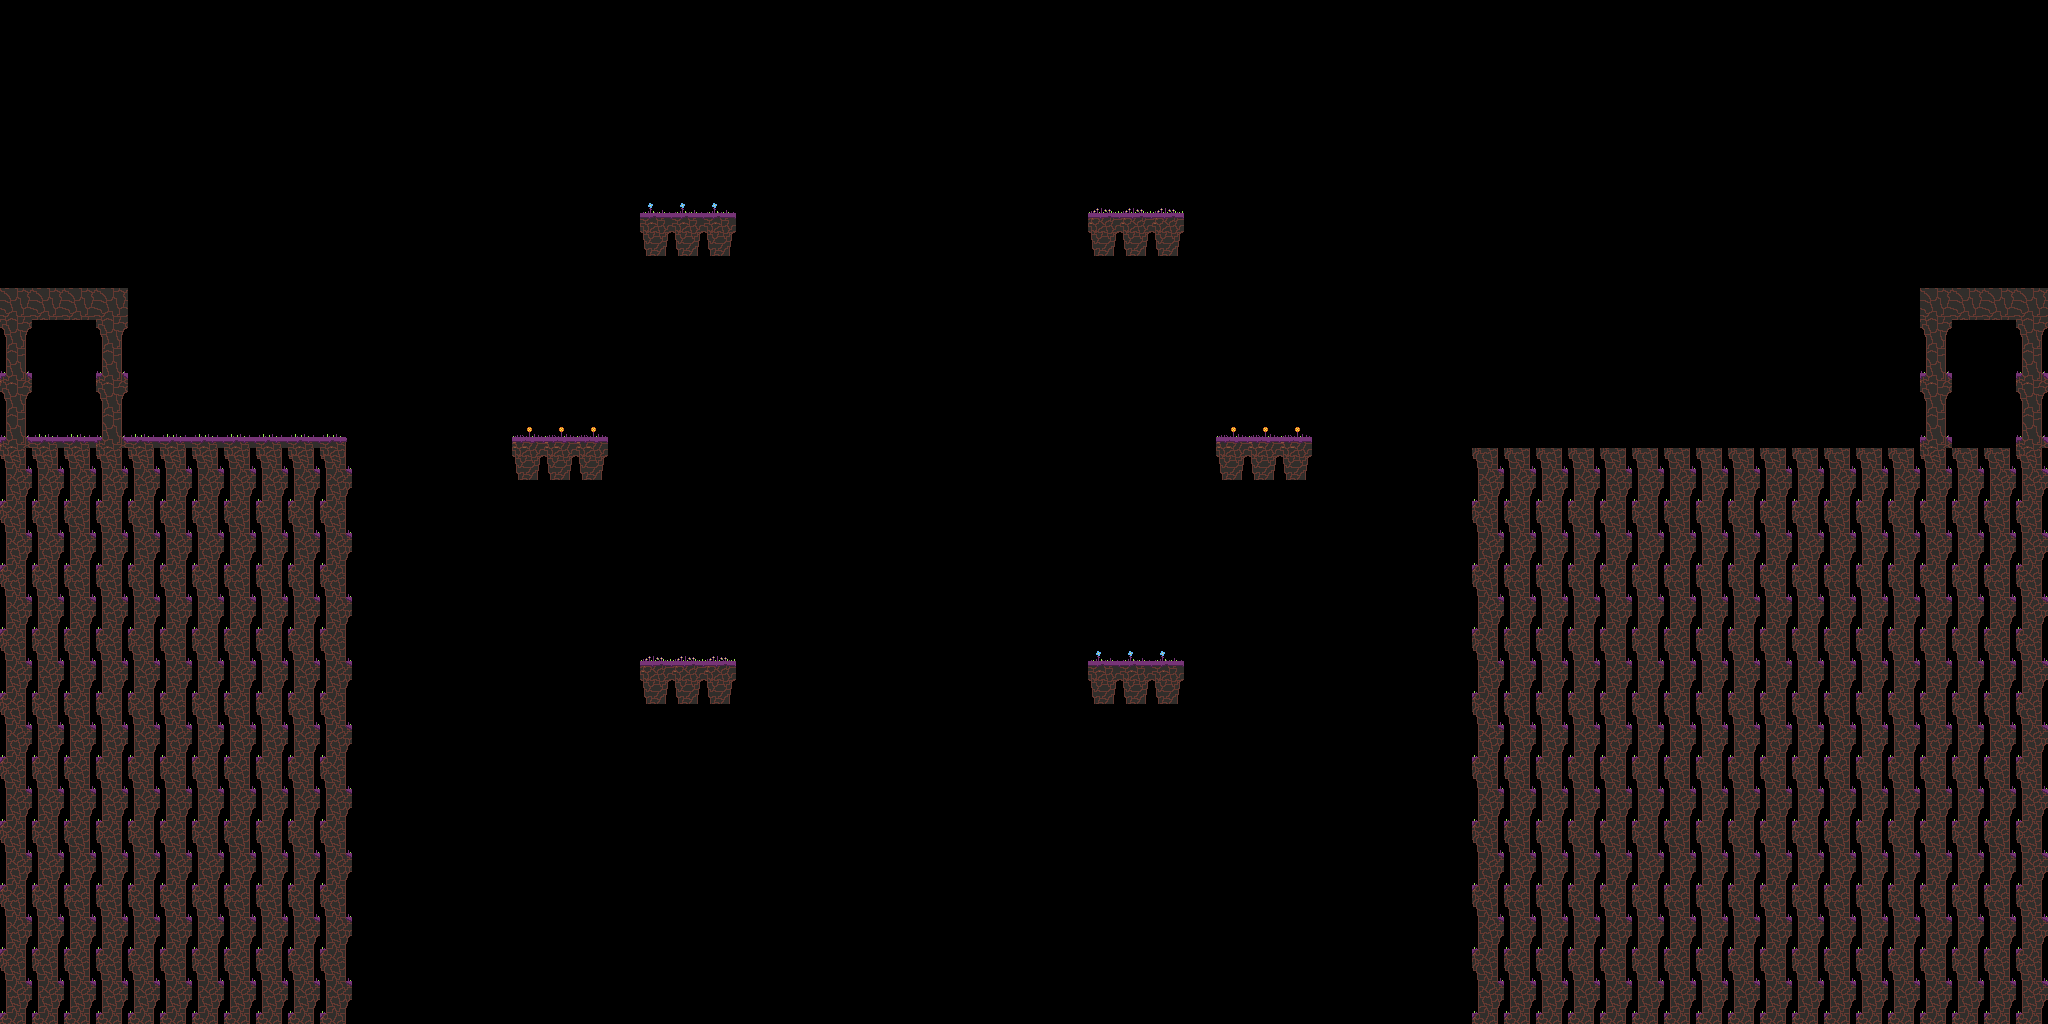

This game map was drawn from its Tiled (.tmx) file and the tilesets committed beside it. A one-line description and the trimmed map source follow:
An orthogonal 64x32 tile map with 32x32 px tiles, 2 tile layers (Capa de patrones 1, Capa de patrones 2) and 7 objects (3x dialog, boss, teleport, start, end).

<map version="1.4" tiledversion="1.4.1" orientation="orthogonal" renderorder="right-down" width="64" height="32" tilewidth="32" tileheight="32" infinite="0" nextlayerid="4" nextobjectid="10">
 <tileset firstgid="1" name="level1b" tilewidth="32" tileheight="32" tilecount="135" columns="9">
  <image source="level1b.png" width="288" height="480" />
 </tileset>
 <layer id="1" name="Capa de patrones 1" width="64" height="32" tintcolor="#ff00ea">
  <data>[2048 cells, 548 non-empty, 5 distinct tile ids]</data>
 </layer>
 <objectgroup id="2" name="Capa de Objetos 1">
  <object id="2" type="boss" x="820" y="286" width="176" height="342" />
  <object id="3" type="teleport" x="360" y="1021" width="1114" height="3" />
  <object id="4" type="dialog" x="125.667" y="231.666" width="226.333" height="204.667">
   <properties>
    <property name="text" value="This must be the witch lair" />
   </properties>
  </object>
  <object id="5" type="start" x="32.6667" y="353.667" width="63" height="82.3333" />
  <object id="6" type="end" x="1950.96" y="351.199" width="65.679" height="85.3256" rotation="359.956">
   <properties>
    <property name="goTo" value="BonusArea" />
   </properties>
  </object>
  <object id="7" type="dialog" x="1542.33" y="288" width="181" height="160">
   <properties>
    <property name="text" value="She...is not here" />
   </properties>
  </object>
  <object id="8" type="dialog" x="1758.67" y="286.667" width="166" height="160">
   <properties>
    <property name="text">I will free you, Madoka.
Even if I have to go 
to hell and back.</property>
   </properties>
  </object>
 </objectgroup>
 <layer id="3" name="Capa de patrones 2" width="64" height="32" tintcolor="#ff00ea">
  <properties>
   <property name="cCol" value="" />
  </properties>
  <data>[2048 cells, 74 non-empty, 10 distinct tile ids]</data>
 </layer>
</map>
